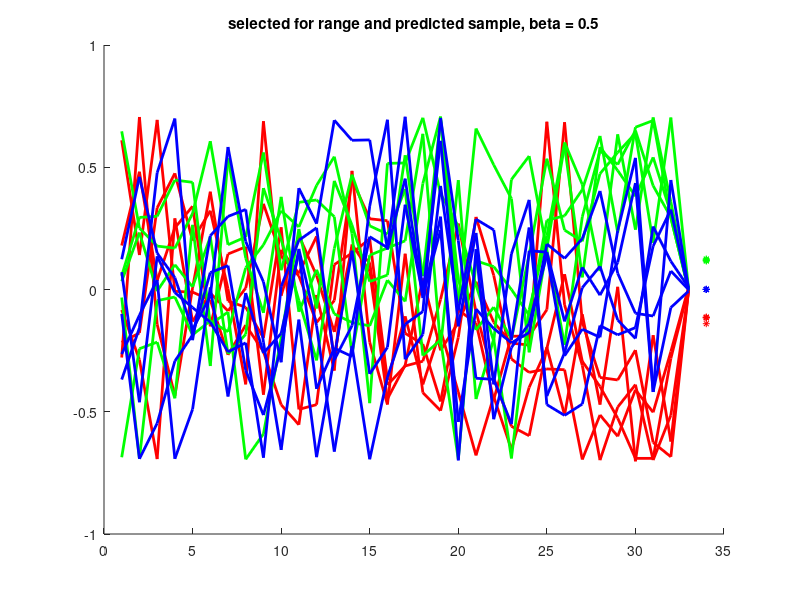
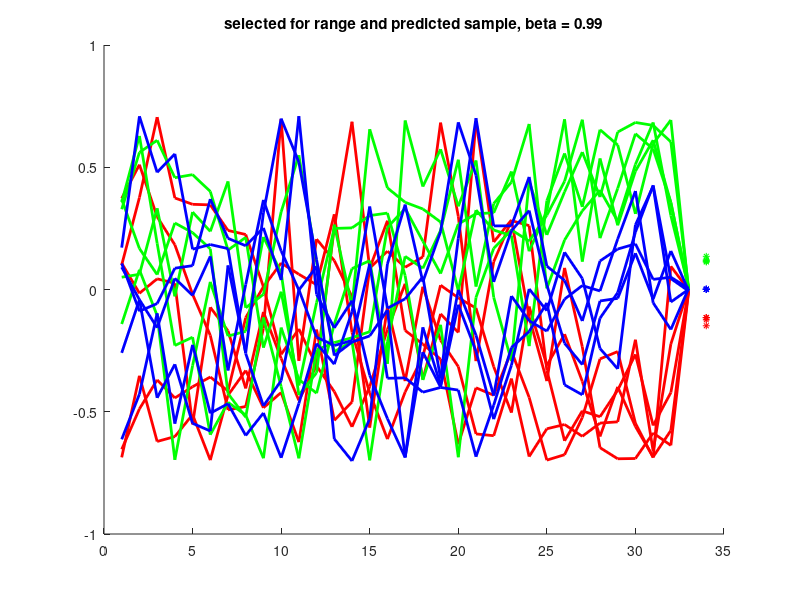
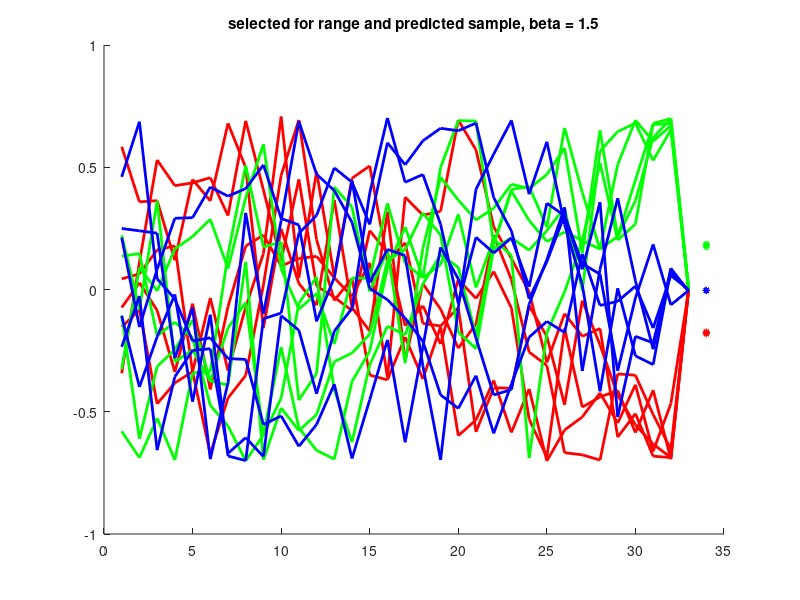

Here is the MATLAB script that generated these plots, in order:
clear

load series_selection_H.01_beta.99_1000.mat

betas = {0.5 0.99 1.5};

%%% sort the vectors in ascending order; take bottom 9 middle 9, top 9
for i_b = 1:3
    beta = betas{i_b};
    sorted_series_pred_r = sort(series_pred_r{i_b});
     
    [minVals minInds] = intersect(series_pred_r{i_b},sorted_series_pred_r(1:5));
    [maxVals maxInds] = intersect(series_pred_r{i_b},sorted_series_pred_r(996:1000));
    [medVals medInds] = intersect(series_pred_r{i_b},sorted_series_pred_r(498:502));
   
    inds = [minInds' maxInds' medInds'];

    series_rp{i_b}      = series_r{i_b}(inds',:);
    series_pred_rp{i_b} = series_pred_r{i_b}(inds',:);
    pred_err_rp{i_b}    = pred_err_r{i_b}(inds',:);

% % plot the ranges for the series generated by converging_prediction
% % alongside the desired range value
% figure; hold on;
% plot([mean(ranges) mean(ranges)],[0 300],'g-','LineWidth',3)
% plot([r_target r_target],[0 300],'r-','LineWidth',3)
% hist(ranges);
% % set(h,'XScale','log');
% plot([mean(ranges) mean(ranges)],[0 300],'g-','LineWidth',3)
% plot([r_target r_target],[0 300],'r-','LineWidth',3)
% 
% legend('mean range value','desired range value');
% title(['distribution of ranges, beta = ' num2str(beta)]);
% xlabel('range')

% plot the ranges for the series generated by converging_prediction
% alongside the desired range value
% % % % figure; hold on;
% % % % h=20;
% % % % plot([median(ranges) median(ranges)],[0 h],'g-','LineWidth',2)
% % % % plot([r_target r_target],[0 h],'r-','LineWidth',2)
% % % % hist(ranges);
% % % % % set(h,'XScale','log');
% % % % plot([median(ranges) median(ranges)],[0 h],'g-','LineWidth',2)
% % % % plot([r_target r_target],[0 h],'r-','LineWidth',2)
% % % % 
% % % % legend(['median range value = ' num2str(median(ranges))],['desired range value = ' num2str((r_target))]);
% % % % title(['distribution of ranges (log scale), beta = ' num2str(beta) ', sigma2 = ' num2str(sigma2)]);
% % % % xlabel('range (log scale)')

% % plot the series that have ranges within r_delta of r_target
% figure; hold on;
% for j=1:sum(inRange)
%     plot(1:k,series_r{i_b}(j,:),'b-');
%     plot(k+1,series_pred_r{i_b}(j),'r.');
% end
% title(['selected for range, beta = ' num2str(beta)])


% plot the series that have ranges within r_delta of r_target
% and have the max, min, and median series prediction values
figure;
col = {'r' 'r' 'r' 'r' 'r' 'g' 'g' 'g' 'g' 'g' 'b' 'b' 'b' 'b' 'b'};
% subplot(211); hold on;
hold on;
for j = 1:length(inds)
    plot(1:k, series_rp{i_b}(j,:), [col{j} '-'],'LineWidth',2);
    plot(k+1, series_pred_rp{i_b}(j), [col{j} '*'], 'MarkerSize',5);
end
title(['selected for range and predicted sample, beta = ' num2str(beta)])


end
save('series_selection_5TrialsPerBeta_jenn.mat','series_rp','series_pred_rp','pred_err_rp');
